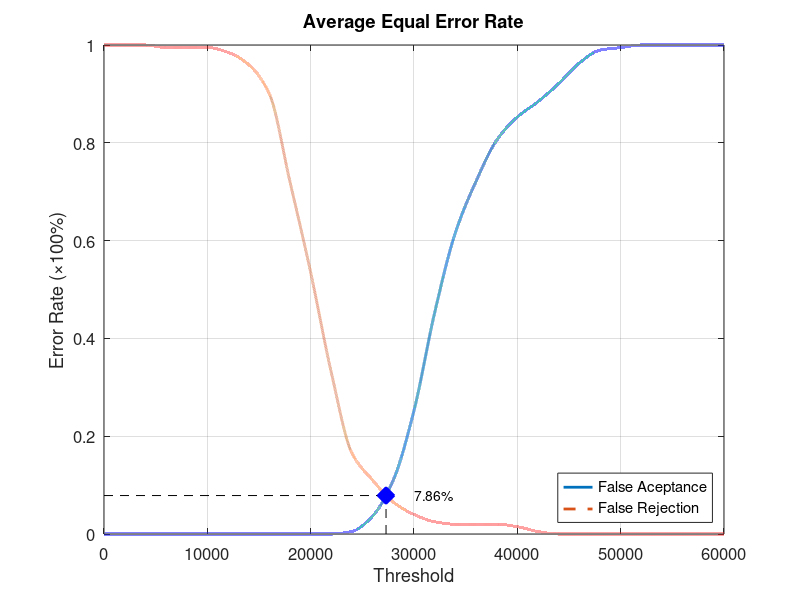
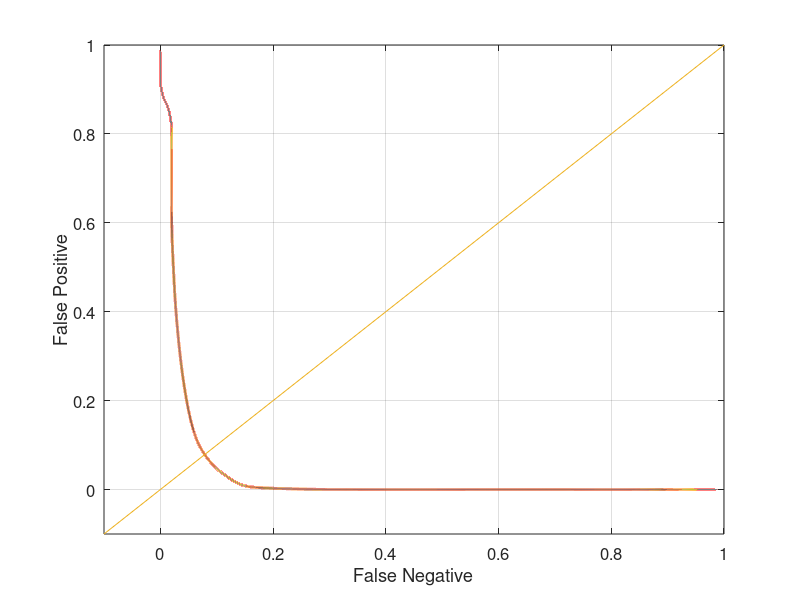

The MATLAB script that drew these images, in order:
function yEER = Database2_1
close all;
clear;
clc;
x = 0:2000:60000;
xq = 0:0.5:60000;

y0 = [0 0 0 0 0 0 0 0 0 0 0 0 0.00526316 0.0368421 0.110526 0.252632 0.452632 0.615789 0.721053 0.805263 0.852632 0.884211 0.921053 0.963158 0.989474 0.994737 1 1 1 1 1];
yy0 = interp1(x, y0, xq, 'pchip');
y1 = [1 1 1 0.995 0.995 0.995 0.985 0.96 0.9 0.72 0.535 0.33 0.165 0.11 0.065 0.04 0.025 0.02 0.02 0.02 0.015 0.005 0 0 0 0 0 0 0 0 0];
yy1 = interp1(x, y1, xq, 'pchip');

% Calculating EER: 
y2 = abs(y0 - y1);
find(y2 == min(y2))
yy2 = abs(yy0 - yy1);
xEER = find(yy2 == min(yy2));
xEERIndex = xq(xEER) % X-axis EER
yEER = yy0(xEER) % Y-axis EER

main = figure
plot(xq, yy0,'-','LineWidth', 2);	hold on
plot(xq, yy1,'--','LineWidth', 2);	hold on
plot([xEERIndex xEERIndex], [0 yEER], 'k--');	hold on
plot([0 xEERIndex], [yEER yEER], 'k--');	hold on
plot(xEERIndex, yEER, 'bx', 'LineWidth', 10);	hold on
text(xEERIndex + 10 * xEERIndex / 100, yEER, [num2str(round((10000 * yEER)) / 100) '%'])
legend('False Aceptance', 'False Rejection', 'Location', 'SouthEast')
xlabel('Threshold')
ylabel('Error Rate (\times100%)')
title('Average Equal Error Rate')
set(gca, 'FontSize', 12)
axis([0 60000 0 1])
grid on

print(main, 'Database2_1Main', '-dpng');
FNRxFPR = figure('Color', [1 1 1]);
plot(yy1, yy0, '-', yy1, yy0, 'LineWidth', 2);
hold on
y = -0.1:0.1:1
plot(y, y); 
set(gca, 'FontSize', 12)
xlabel('False Negative')
ylabel('False Positive')
axis([-0.1 1 -0.1 1])
set(gca, 'FontSize', 12)
grid on

print(FNRxFPR, 'Database2_1FNRxFPR','-dpng');
end
